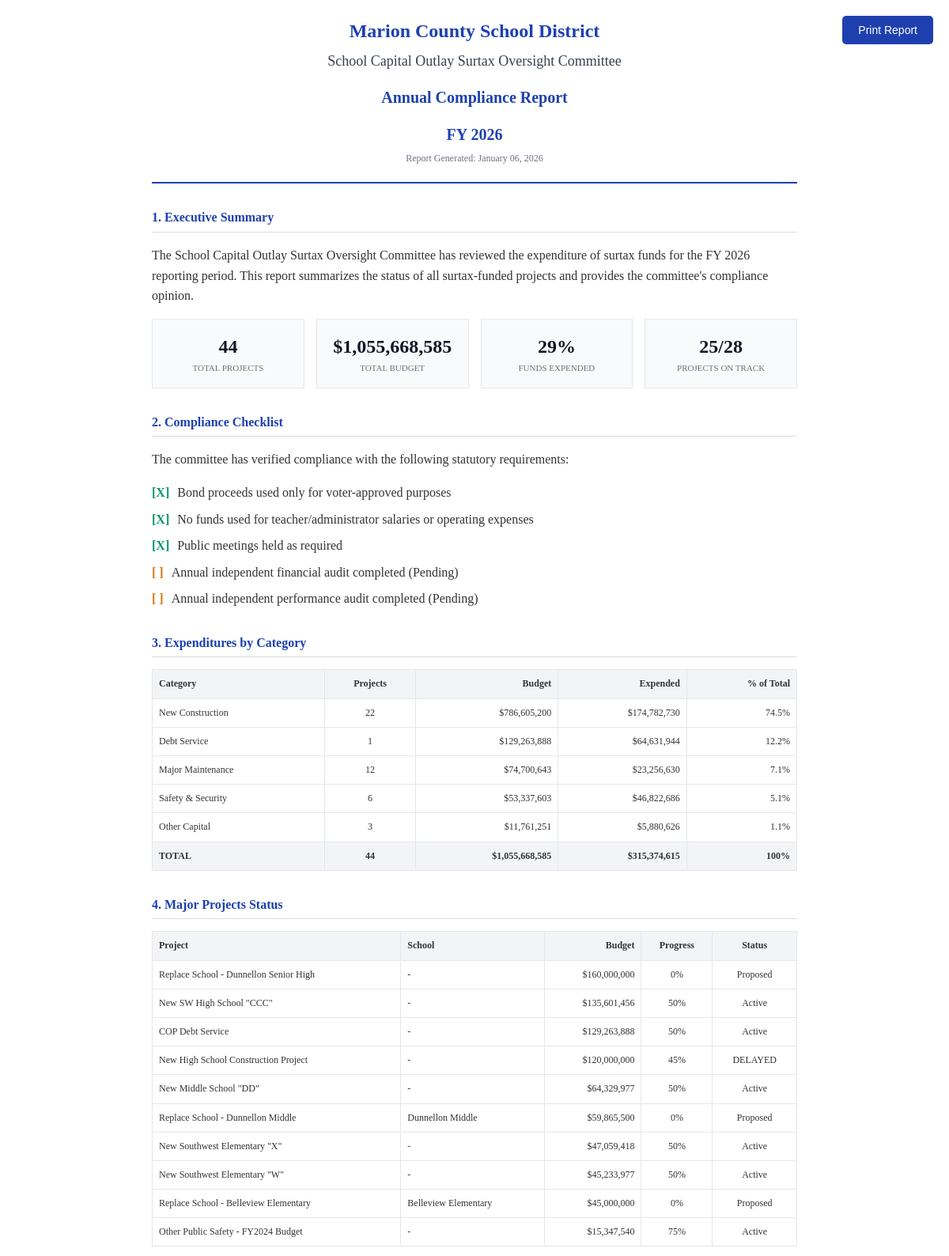
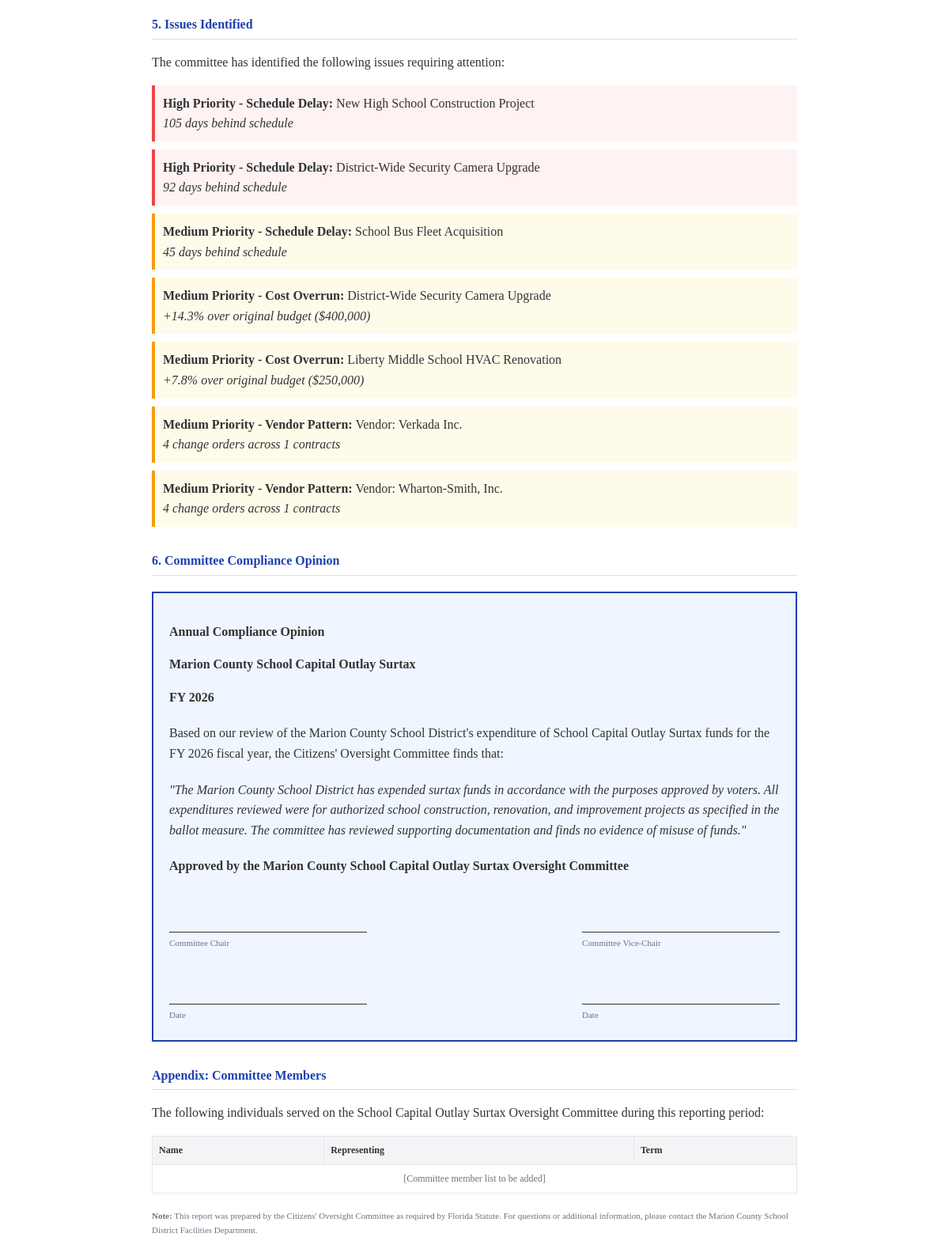
The app's page /report/print with its own data (2 pictures, top to bottom).
### tables this page shows
CREATE TABLE surtax_categories (
            category_id TEXT PRIMARY KEY,
            category_name TEXT NOT NULL,
            description TEXT,
            ballot_language TEXT,  -- Exact wording from ballot
            display_order INTEGER DEFAULT 0,
            icon TEXT,  -- Icon name for UI
            color TEXT,  -- Color code for UI

            -- Budget tracking
            total_allocated REAL DEFAULT 0,
            total_spent REAL DEFAULT 0,
            project_count INTEGER DEFAULT 0,

            created_at TEXT DEFAULT CURRENT_TIMESTAMP
        );

CREATE TABLE contracts (
                contract_id TEXT PRIMARY KEY,
                contract_number TEXT,
                title TEXT NOT NULL,
                description TEXT,
                contract_type TEXT,
                department TEXT,
                fiscal_year TEXT,
                vendor_id TEXT,
                vendor_name TEXT,

                -- Financials
                original_amount REAL DEFAULT 0,
                current_amount REAL DEFAULT 0,
                total_paid REAL DEFAULT 0,
                remaining_balance REAL DEFAULT 0,

                -- Dates
                solicitation_date TEXT,
                award_date TEXT,
                start_date TEXT,
                original_end_date TEXT,
                current_end_date TEXT,
                actual_end_date TEXT,

                -- Status tracking
                status TEXT DEFAULT 'Draft',
                phase TEXT DEFAULT 'Planning',
                percent_complete REAL DEFAULT 0,

                -- Scoring
                performance_score REAL DEFAULT 50,
                cost_variance_score REAL DEFAULT 50,
                schedule_variance_score REAL DEFAULT 50,
                compliance_score REAL DEFAULT 50,
                overall_health_score REAL DEFAULT 50,
                risk_level TEXT DEFAULT 'Medium',

                -- Procurement info
                procurement_method TEXT,
                bid_count INTEGER DEFAULT 0,
                justification TEXT,

                -- Board/Council info
                board_approval_date TEXT,
                board_resolution TEXT,
                council_district TEXT,
                school_zone TEXT,

                -- Location
                project_location TEXT,
                latitude REAL,
                longitude REAL,

                -- Flags
                has_change_orders INTEGER DEFAULT 0,
                change_order_count INTEGER DEFAULT 0,
                total_change_order_amount REAL DEFAULT 0,
                is_emergency INTEGER DEFAULT 0,
                is_sole_source INTEGER DEFAULT 0,
                requires_insurance INTEGER DEFAULT 1,
                insurance_verified INTEGER DEFAULT 0,
                requires_bond INTEGER DEFAULT 0,
                bond_verified INTEGER DEFAULT 0,

                notes TEXT,
                created_at TEXT DEFAULT CURRENT_TIMESTAMP,
                updated_at TEXT DEFAULT CURRENT_TIMESTAMP,
                created_by TEXT,
                is_deleted INTEGER DEFAULT 0, surtax_funded INTEGER DEFAULT NULL, surtax_category TEXT, surtax_subcategory TEXT, funding_source TEXT DEFAULT 'Unconfirmed', school_name TEXT, school_id TEXT, promised_completion_date TEXT, ballot_priority INTEGER, on_official_list INTEGER DEFAULT NULL, is_delayed INTEGER DEFAULT 0, delay_reason TEXT, delay_days INTEGER DEFAULT 0, is_over_budget INTEGER DEFAULT 0, budget_variance_amount REAL DEFAULT 0, budget_variance_pct REAL DEFAULT 0, is_watchlisted INTEGER DEFAULT 0, watchlist_reason TEXT, watchlist_added_date TEXT, last_committee_review_date TEXT, committee_notes TEXT, vendor_type TEXT, vendor_size TEXT, vendor_headquarters TEXT, expenditure_type TEXT DEFAULT 'Capital', planned_value REAL, earned_value REAL, actual_cost REAL, cost_variance REAL, schedule_variance REAL, cost_performance_index REAL, schedule_performance_index REAL,

                FOREIGN KEY (vendor_id) REFERENCES vendors(vendor_id)
            );

### surtax_app/app.py (the view)
@app.route('/report/print')
def annual_report_print():
    report = get_report_data()
    return render_template('surtax/report_print.html',
                          report=report,
                          title='Annual Report - Print View')

### surtax_app/app.py (called while the page is built)
def get_db():
    conn = sqlite3.connect(str(DB_PATH))
    conn.row_factory = sqlite3.Row
    return conn

### surtax_app/templates/surtax/report_print.html (shortened to what this page needs)
<!DOCTYPE html>
<html lang="en">
<head>
</head>
<body>
    <button class="print-btn no-print" onclick="window.print()">Print Report</button>
    <div class="header">
        <h1>Marion County School District</h1>
        <h2>School Capital Outlay Surtax Oversight Committee</h2>
        <div class="report-title">Annual Compliance Report</div>
        <div class="report-title">{{ report.fiscal_year }}</div>
        <div class="date">Report Generated: {{ report.generated_at.strftime('%B %d, %Y') }}</div>
    </div>
    <div class="section">
        <div class="section-title">1. Executive Summary</div>
        <p>
            The School Capital Outlay Surtax Oversight Committee has reviewed the expenditure of surtax funds
            for the {{ report.fiscal_year }} reporting period. This report summarizes the status of all surtax-funded
            projects and provides the committee's compliance opinion.
        </p>
        <div class="stats-grid">
            <div class="stat-box">
                <div class="value">{{ report.stats.total_projects }}</div>
                <div class="label">Total Projects</div>
            </div>
            <div class="stat-box">
                <div class="value">${{ '{:,.0f}'.format(report.stats.total_budget) }}</div>
                <div class="label">Total Budget</div>
            </div>
            <div class="stat-box">
                <div class="value">{{ report.stats.percent_spent|int }}%</div>
                <div class="label">Funds Expended</div>
            </div>
            <div class="stat-box">
                <div class="value">{{ report.stats.on_track_projects }}/{{ report.stats.active_projects }}</div>
                <div class="label">Projects On Track</div>
            </div>
        </div>
    </div>
    <div class="section">
        <div class="section-title">2. Compliance Checklist</div>
        <p>The committee has verified compliance with the following statutory requirements:</p>
        <div class="checklist-item">
            {% if report.compliance.funds_for_listed_purposes %}
            <span class="check-yes">[X]</span>
            {% else %}
            <span class="check-pending">[ ]</span>
            {% endif %}
            <span>Bond proceeds used only for voter-approved purposes</span>
        </div>
        <div class="checklist-item">
            {% if report.compliance.no_salary_expenditures %}
            <span class="check-yes">[X]</span>
            {% else %}
            <span class="check-pending">[ ]</span>
            {% endif %}
            <span>No funds used for teacher/administrator salaries or operating expenses</span>
        </div>
        <div class="checklist-item">
            {% if report.compliance.public_meetings_held %}
            <span class="check-yes">[X]</span>
            {% else %}
            <span class="check-pending">[ ]</span>
            {% endif %}
            <span>Public meetings held as required</span>
        </div>
        <div class="checklist-item">
            {% if report.compliance.annual_audit_completed %}
            <span class="check-yes">[X]</span>
            {% else %}
            <span class="check-pending">[ ]</span>
            {% endif %}
            <span>Annual independent financial audit completed {% if not report.compliance.annual_audit_completed %}(Pending){% endif %}</span>
        </div>
        <div class="checklist-item">
            {% if report.compliance.performance_audit_completed %}
            <span class="check-yes">[X]</span>
            {% else %}
            <span class="check-pending">[ ]</span>
            {% endif %}
            <span>Annual independent performance audit completed {% if not report.compliance.performance_audit_completed %}(Pending){% endif %}</span>
        </div>
    </div>
    <div class="section page-break">
        <div class="section-title">3. Expenditures by Category</div>
        <table>
            <thead>
                <tr>
                    <th>Category</th>
                    <th class="text-center">Projects</th>
                    <th class="text-right">Budget</th>
                    <th class="text-right">Expended</th>
                    <th class="text-right">% of Total</th>
                </tr>
            </thead>
            <tbody>
                {% for cat in report.categories %}
                <tr>
                    <td>{{ cat.category_name or cat.surtax_category }}</td>
                    <td class="text-center">{{ cat.project_count }}</td>
                    <td class="text-right">${{ '{:,.0f}'.format(cat.total_budget) }}</td>
                    <td class="text-right">${{ '{:,.0f}'.format(cat.total_spent) }}</td>
                    <td class="text-right">{{ '{:.1f}'.format(cat.percent_of_total) }}%</td>
                </tr>
                {% endfor %}
            </tbody>
            <tfoot>
                <tr>
                    <th>TOTAL</th>
                    <th class="text-center">{{ report.stats.total_projects }}</th>
                    <th class="text-right">${{ '{:,.0f}'.format(report.stats.total_budget) }}</th>
                    <th class="text-right">${{ '{:,.0f}'.format(report.stats.total_spent) }}</th>
                    <th class="text-right">100%</th>
                </tr>
            </tfoot>
        </table>
    </div>
    <div class="section">
        <div class="section-title">4. Major Projects Status</div>
        <table>
            <thead>
                <tr>
                    <th>Project</th>
                    <th>School</th>
                    <th class="text-right">Budget</th>
                    <th class="text-center">Progress</th>
                    <th class="text-center">Status</th>
                </tr>
            </thead>
            <tbody>
                {% for project in report.top_projects %}
                <tr>
                    <td>{{ project.title[:45] }}{% if project.title|length > 45 %}...{% endif %}</td>
                    <td>{{ project.school_name or '-' }}</td>
                    <td class="text-right">${{ '{:,.0f}'.format(project.current_amount) }}</td>
                    <td class="text-center">{{ (project.percent_complete or 0)|int }}%</td>
                    <td class="text-center">
                        {% if project.is_delayed %}DELAYED
                        {% elif project.is_over_budget %}OVER BUDGET
                        {% else %}{{ project.status }}{% endif %}
                    </td>
                </tr>
                {% endfor %}
            </tbody>
        </table>
    </div>
    {% if report.concerns %}
    <div class="section">
        <div class="section-title">5. Issues Identified</div>
        <p>The committee has identified the following issues requiring attention:</p>
        {% for concern in report.concerns[:10] %}
        <div class="concern-item {% if concern.severity == 'Medium' %}medium{% endif %}">
            <strong>{{ concern.severity }} Priority - {{ concern.type }}:</strong>
            {{ concern.title }}<br>
            <em>{{ concern.detail }}</em>
        </div>
        {% endfor %}
    </div>
    {% endif %}
    <div class="section page-break">
        <div class="section-title">6. Committee Compliance Opinion</div>
        <div class="opinion-box">
            <p><strong>Annual Compliance Opinion</strong></p>
            <p><strong>Marion County School Capital Outlay Surtax</strong></p>
            <p><strong>{{ report.fiscal_year }}</strong></p>
            <p style="margin-top: 20px;">
                Based on our review of the Marion County School District's expenditure of School Capital
                Outlay Surtax funds for the {{ report.fiscal_year }} fiscal year, the Citizens' Oversight
                Committee finds that:
            </p>
            <p style="margin: 20px 0; font-style: italic;">
                "The Marion County School District has expended surtax funds in accordance with the
                purposes approved by voters. All expenditures reviewed were for authorized school
                construction, renovation, and improvement projects as specified in the ballot measure.
                The committee has reviewed supporting documentation and finds no evidence of misuse
                of funds."
            </p>
            <p>
                <strong>Approved by the Marion County School Capital Outlay Surtax Oversight Committee</strong>
            </p>
            <div style="display: flex; justify-content: space-between; margin-top: 30px;">
                <div>
                    <div class="signature-line">Committee Chair</div>
                    <br><br>
                    <div class="signature-line">Date</div>
                </div>
                <div>
                    <div class="signature-line">Committee Vice-Chair</div>
                    <br><br>
                    <div class="signature-line">Date</div>
                </div>
            </div>
        </div>
    </div>
    <div class="section">
        <div class="section-title">Appendix: Committee Members</div>
        <p>The following individuals served on the School Capital Outlay Surtax Oversight Committee during this reporting period:</p>
        <table>
            <thead>
                <tr>
                    <th>Name</th>
                    <th>Representing</th>
                    <th>Term</th>
                </tr>
            </thead>
            <tbody>
                <tr><td colspan="3" style="text-align: center; color: #6b7280;">[Committee member list to be added]</td></tr>
            </tbody>
        </table>
        <p style="margin-top: 20px; font-size: 11px; color: #6b7280;">
            <strong>Note:</strong> This report was prepared by the Citizens' Oversight Committee as required
            by Florida Statute. For questions or additional information, please contact the Marion County
            School District Facilities Department.
        </p>
    </div>
</body>
</html>

### surtax_app/templates/surtax/report_print.html (style rules this page uses)
body { font-family: 'Times New Roman', Times, serif; line-height: 1.6; color: #333; max-width: 8.5in; margin: 0 auto; padding: 20px; }
.header { text-align: center; border-bottom: 2px solid #1e40af; padding-bottom: 20px; margin-bottom: 30px; }
.header h1 { font-size: 24px; margin: 0; color: #1e40af; }
.header h2 { font-size: 18px; font-weight: normal; margin: 5px 0; color: #374151; }
.header .report-title { font-size: 20px; font-weight: bold; color: #1e40af; margin-top: 15px; }
.header .date { font-size: 12px; color: #6b7280; margin-top: 5px; }
.section { margin-bottom: 30px; }
.section-title { font-size: 16px; font-weight: bold; color: #1e40af; border-bottom: 1px solid #ddd; padding-bottom: 5px; margin-bottom: 15px; }
.stats-grid { display: grid; grid-template-columns: repeat(4, 1fr); gap: 15px; margin-bottom: 20px; }
.stat-box { text-align: center; padding: 15px; background: #f9fafb; border: 1px solid #e5e7eb; }
.stat-box .value { font-size: 24px; font-weight: bold; color: #111827; }
.stat-box .label { font-size: 11px; color: #6b7280; text-transform: uppercase; }
table { width: 100%; border-collapse: collapse; font-size: 12px; margin-bottom: 20px; }
th, td { border: 1px solid #e5e7eb; padding: 8px; text-align: left; }
th { background: #f3f4f6; font-weight: bold; }
.text-right { text-align: right; }
.text-center { text-align: center; }
.checklist-item { display: flex; align-items: center; gap: 10px; margin-bottom: 8px; }
.check-yes { color: #059669; font-weight: bold; }
.check-pending { color: #d97706; font-weight: bold; }
.concern-item { padding: 10px; margin-bottom: 10px; border-left: 4px solid #ef4444; background: #fef2f2; }
.concern-item.medium { border-left-color: #f59e0b; background: #fffbeb; }
.opinion-box { border: 2px solid #1e40af; padding: 20px; margin: 20px 0; background: #eff6ff; }
.signature-line { display: inline-block; width: 250px; border-top: 1px solid #333; margin-top: 40px; padding-top: 5px; font-size: 11px; color: #6b7280; }
.print-btn { position: fixed; top: 20px; right: 20px; padding: 10px 20px; background: #1e40af; color: white; border: none; border-radius: 5px; cursor: pointer; font-size: 14px; }

### records on screen
surtax_categories: category_name "New Construction", project_count "22", total_budget "786,605,200", total_spent "174,782,730", percent_of_total "74.5"
surtax_categories: category_name "Debt Service", project_count "1", total_budget "129,263,888", total_spent "64,631,944", percent_of_total "12.2"
surtax_categories: category_name "Major Maintenance", project_count "12", total_budget "74,700,643", total_spent "23,256,630", percent_of_total "7.1"
surtax_categories: category_name "Safety & Security", project_count "6", total_budget "53,337,603", total_spent "46,822,686", percent_of_total "5.1"
surtax_categories: category_name "Other Capital", project_count "3", total_budget "11,761,251", total_spent "5,880,626", percent_of_total "1.1"
contracts: title "Replace School - Dunnellon Senior High", school_name "-", current_amount "160,000,000", percent_complete "0", status "Proposed"
contracts: title "New SW High School \"CCC\"", school_name "-", current_amount "135,601,456", percent_complete "50", status "Active"
contracts: title "COP Debt Service", school_name "-", current_amount "129,263,888", percent_complete "50", status "Active"
contracts: title "New High School Construction Project", school_name "-", current_amount "120,000,000", percent_complete "45", is_delayed "DELAYED", severity "High", type "Schedule Delay", detail "105 days behind schedule"
contracts: title "New Middle School \"DD\"", school_name "-", current_amount "64,329,977", percent_complete "50", status "Active"
contracts: title "Replace School - Dunnellon Middle", school_name "Dunnellon Middle", current_amount "59,865,500", percent_complete "0", status "Proposed"
contracts: title "New Southwest Elementary \"X\"", school_name "-", current_amount "47,059,418", percent_complete "50", status "Active"
contracts: title "New Southwest Elementary \"W\"", school_name "-", current_amount "45,233,977", percent_complete "50", status "Active"
contracts: title "Replace School - Belleview Elementary", school_name "Belleview Elementary", current_amount "45,000,000", percent_complete "0", status "Proposed"
contracts: title "Other Public Safety - FY2024 Budget", school_name "-", current_amount "15,347,540", percent_complete "75", status "Active"
contracts: severity "High", type "Schedule Delay", title "District-Wide Security Camera Upgrade", detail "92 days behind schedule", severity "Medium", type "Cost Overrun", detail "+14.3% over original budget ($400,000)"
contracts: severity "Medium", type "Schedule Delay", title "School Bus Fleet Acquisition", detail "45 days behind schedule"
contracts: severity "Medium", type "Cost Overrun", title "Liberty Middle School HVAC Renovation", detail "+7.8% over original budget ($250,000)"

### other values on screen
{{ report.fiscal_year }} "FY 2026"
{{ report.generated_at.strftime('%B %d, %Y') }} "January 06, 2026"
{{ report.stats.total_projects }} "44"
{{ '{:,.0f}'.format(report.stats.total_budget) }} "1,055,668,585"
{{ report.stats.percent_spent|int }} "29"
{{ report.stats.on_track_projects }} "25"
{{ report.stats.active_projects }} "28"
{{ '{:,.0f}'.format(report.stats.total_spent) }} "315,374,615"
{{ concern.severity }} "Medium" "Medium"
{{ concern.type }} "Vendor Pattern" "Vendor Pattern"
{{ concern.title }} "Vendor: Verkada Inc." "Vendor: Wharton-Smith, Inc."
{{ concern.detail }} "4 change orders across 1 contracts" "4 change orders across 1 contracts"
